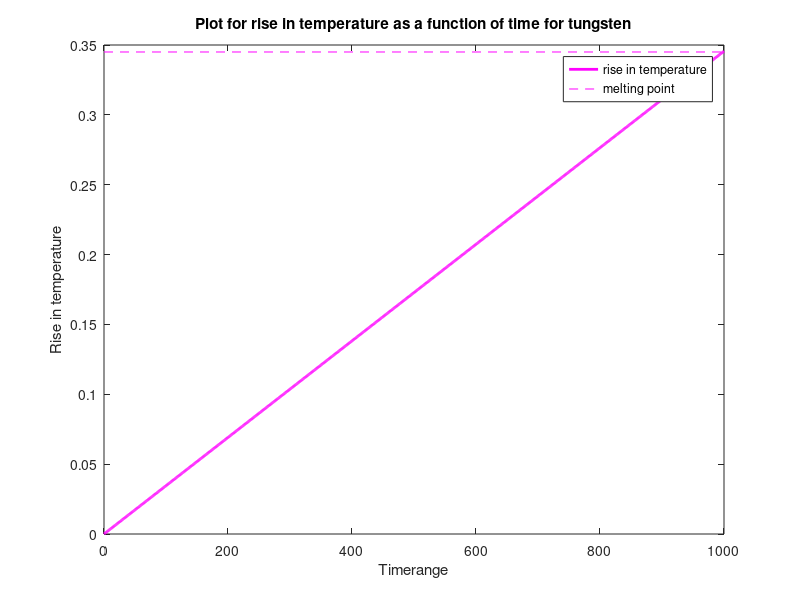
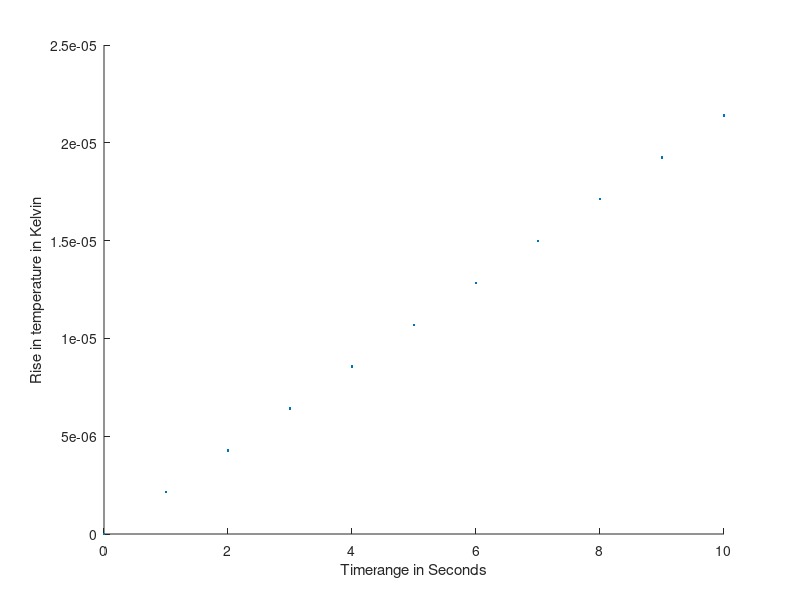

The MATLAB source for these figures, in order:
% This MATLAB script builds a simple model of current-induced heating. 
% a: Starting with derive a formula for the resistance of a cylinder of radius( R) 
% and length( Z )made of material of conductivity sigma.
% b: A current( I )passing through this cylinder will dissipated power in Joules/second 
% (P = I^2R ). 
% c: combine this with the formula from part a above to derive a formula expressing P 
% in terms of I, R, Z and sigma the specific heat capacity C of a material is defined as the amount of energy required to raise the temperature of 1 kg of the material by one degree. 
% Thus the temperature rise of an object deltaT is related to the amount of heat Q pumped into it by Q=mass*C*deltaT. use this and your answers to a and b above to derive a formula for the rise in temperature as a function of time
% for a cylinder having a current pass through it.
% Then I plotted  this as a graph, using values for a 1mm diameter and 10 mm long cylinder of LiF. Take the specific heat capacity of LiF as 1562 J Kg-1
% Rise in temperature as a function of time
% 27 October 2021
% Written by Najwa


%%%%%%%%%%%%%%%%%%%%%%%%%%%%%%%%%%%%%%%%%%%%%%%%%%%%%
%%%%%%%%%%%%%%%%%%%%%%%%%%%%%%%%%%%%%%%%%%%%%%%%%%%%%

% Dimensions of the cylinder.
% r= radius and z= length of the cylinder in m.
% These dimensions are chosen because they are the same as the dimensions of the pillars.
r=5e-4; z=0.01;          
% Cross-sectional area of cylinder in order to find resistance that depends
% on resistivity, length and area.
A=pi*r^2;

I=0.1;                      % Current in Amps 
t=0:1000                    % Time in Seconds
% Resistivity in ohm.m for lithium fluoride.
roh_liF=10               
% Resistance in Ohm. for LiF.
R_liF=roh_liF* z/A
% Power dissipated in Joules/second. 
P_LiF=I*I*R_liF;
% Mass of LiF in Kg.
m_liF=2.06e-5    
% Specific heat capacity of LiF.
c_liF=1562 % J/(kg K)
% Change in temperature depends on the heat supply by the following formula.  
% Q=m*c*deltaT; 
% And power dissipated is defined as heat supply per unit time; 
% i.e P=Q/t.
% Now rise in temperature as a function of time for a cylinder.
deltaT_LiF=P_LiF*t/(m_liF*c_liF) 
plot(t,deltaT_LiF,'red',"LineWidth",2)
hold on
x1=0; x2=1000;y1=3.95e7; y2=3.95e7;
plot([x1,x2,],[y1,y2],'--', 'color', 'red');
xlabel('Timerange in second ');
ylabel('Rise in temperature in Kelvin')
legend('rise in temperature','melting point');
title('Plot for rise in temperature as a function of time for lithium fluoride');
hold off
% Melting point of LiF =276.9 K % melting point means evaluate how long the
% cylinder takes to melt.
% Now repeating the above calculation for Si
% Resistivity in ohm.m for silicon.
roh_Si=6.40e2 
% Mass on silicon in Kg.
m_Si=1.83e-5
% Specific heat capacity of silicon in J/(kg K)
c_Si=710 ;
% Resistance of silicon in ohm.
R_Si=roh_Si* z/A
% Power dissipated in joule/second for silicon
P_Si=I*I*R_Si;
% Change in temperature depends on the heat supply by the following formula.  
% Q=m*c*deltaT; 
% And power dissipated is defined as heat supply per unit time; 
% i.e P=Q/t.
% Now rise in temperature.
deltaT_Si=P_Si*t/(m_Si*c_Si) 
plot(t,deltaT_Si,'blue',"LineWidth",2)
hold on
x1=0; x2=1000;y1=6.3e9; y2=6.3e9;
plot([x1,x2,],[y1,y2],'--', 'color', 'blue');
xlabel('Timerange');
ylabel('Rise in temperature')
legend('rise in temperature','melting point');
hold off
xlabel('Timerange in second ');
ylabel('Rise in temperature in Kelvin')
title('Plot for rise in temperature as a function of time for silicon');
% Melting point of silicon=279.3 K % melting point means evaluate how long the
% cylinder takes to melt.
% Now repeating the above calculation for copper.
roh_Cu=1.68e-8      % Resistivity in ohm.m for copper.
m_Cu=  7.03e-5      % kg 
c_Cu=385            % J/(kg K)
R_Cu=roh_Cu* z/A
P_Cu=I*I*R_Cu;
% Q=m*c*deltaT; % m= mass and c=specific heat capacity.
% Now rise in temperature.
deltaT_Cu=P_Cu*t/(m_Cu*c_Cu) 
plot(t,deltaT_Cu,'black',"LineWidth",2)
hold on
x1=0; x2=1000;y1=0.079; y2=0.079;
plot([x1,x2,],[y1,y2],'--', 'color', 'black');
xlabel('Timerange in second');
ylabel('Rise in temperature in Kelvin')
legend('rise in temperature','melting point');
hold off
xlabel('Timerange in second ');
ylabel('Rise in temperature in Kelvin')
%title('Plot for rise in temperature as a function of time for copper');

% Melting point of copper=273.08 K % melting point means evaluate how long the
% cylinder takes to melt.
% Now repeating the above calculation for tungsten.
roh_w=5.6e-8        % Resistivity in ohm.m for tungsten.
m_w= 1.54e-4        % kg 
c_w=133.976         % J/(kg K)
R_w=roh_w* z/A
P_w=I*I*R_w;
% Q=m*c*deltaT; % m= mass and c=specific heat capacity.
% Now raise in temperature.
deltaT_w=P_w*t/(m_w*c_w) 
plot(t,deltaT_w,'magenta',"LineWidth",2)
hold on
x1=0; x2=1000;y1=0.345; y2=0.345;
plot([x1,x2,],[y1,y2],'--', 'color', 'magenta');
xlabel('Timerange');
ylabel('Rise in temperature')
legend('rise in temperature','melting point');
title('Plot for rise in temperature as a function of time for lithium fluoride');
hold off
xlabel('Timerange');
ylabel('Rise in temperature')
title('Plot for rise in temperature as a function of time for tungsten');
% Melting point of tungsten =353 K % melting point means evaluate how long the
% cylinder takes to melt.
% Plot all four on same axes for comparison
figure()
plot(t,deltaT_LiF,'red',"LineWidth",2)
hold on
plot(t,deltaT_Si,'blue',"LineWidth",2)
hold on
plot(t,deltaT_Cu,'black',"LineWidth",2)
hold on
plot(t,deltaT_w,'magenta',"LineWidth",2)
hold off
xlabel('Timerange in Seconds');
ylabel('Rise in temperature in K')
title('Plot for rise in temperature (time) for LiF, silicon, copper and tungsten');
legend('red for LiF','blue for Si','black for Cu','green for w')
hold off

%%%%%%%%%%%%%%%%%%%%%%%%%%%%%%%%%%%%%%%%%%%%%%%%%%%%%
% In this part of the MATLAB script we are looking for the
% effect of Current-induced heating of emitters.

% i. Temperature as function of time T(t) for cylindrical pillar of same geometry as micropillars, assuming conductivity constant with temperature
% ii. T(t) for cylindrical pillar assuming conductivity decreases linearly with temperature

% iii. T(t) for cylinder where conductivity increases linearly with time

% 1. Using Conductivity Values for intrinsic, doped Si

% 2. Using Conductivity Values of LiF
%%%%%%%%%%%%%%%%%%%%%%%%%%%%%%%%%%%%%%%%%%%%%%%%%%%%%%%

clc
clear
% Dimensions of the cylinder.
% r= radius and z= length of the cylinder in m.
% These dimensions are chosen because they are the same as the dimensions of the pillars.
r=5e-4; z=0.01;          
% Cross-sectional area of cylinder in order to find resistance that depends
% on resistivity,length and area.
A=pi*r^2;

I=0.1;                      % Current in Amps 
T0=0                       %initial temperature in K
t=0:10                    % Time in Seconds
% Resistivity in ohm.m for lithium fluoride.
roh_liF=10               
% Resistance in Ohm. for LiF.
R0_liF=roh_liF* z/A
R1_liF=R0_liF*15e-3; %Random value when i have tried to plot this i found that
% with increasing value  of R1 the temperature rise curve fall down.
% Mass of LiF in Kg.
m_liF=2.06e-5;   
% Specific heat capacity of LiF.
c_liF=1562 % J/(kg K)
% Change in temperature depends on the heat supply by the following formula.  
% Q=m*c*deltaT; 
% And power dissipated is defined as heat supply per unit time; 
% i.e P=Q/t.
% Now rise in temperature as a function of time for a cylinder.
T_LiF=T0*exp(I^2*R1_liF*t)  +  I^2*R0_liF*t
scatter(t,T_LiF,'.red',"LineWidth",2)
xlabel('Timerange in Seconds');
ylabel('Rise in temperature in Kelvin')
% title('Plot for rise in temperature as a function of time for lithium fluoride');
% In case of LiF, rise in temperature increases directly with decreasing
% conductivity.


%%%%%%%%%%%%%%%%%%%%%%%%%%%%%%%%%%%%%%%%%%%%%%%%%%%%

% Now repeating the above calculation for Si
% Resistivity in ohm.m for silicon.
roh_Si=6.40e2 
% Mass on silicon in Kg.
m_Si=1.83e-5
% Specific heat capacity of silicon in J/(kg K)
c_Si=710 ;
% Resistance of silicon in ohm.
R0_Si=roh_Si* z/A;
R1_Si=2;
% Change in temperature depends on the heat supply by the following formula.  
% Q=m*c*deltaT; 
% And power dissipated is defined as heat supply per unit time; 
% i.e P=Q/t.
% Now rise in temperature.
T_Si=T0*exp(I^2*R1_Si*t)  +  I^2*R0_Si*t
scatter(t,T_Si,'.blue',"LineWidth",2)
xlabel('Timerange in Seconds');
ylabel('Rise in temperature in Kelvin')
%title('Plot for rise in temperature as a function of time for silicon');
% In case of pure semiconductor like silicon, rise in temperature decrease exponentially with
% decreasing  conductivity. 

%%%%%%%%%%%%%%%%%%%%%%%%%%%%%%%%%%%%%%%%%%%%%%%%%%%%%%%%%%

% Now repeating the above calculation for copper.
roh_Cu=1.68e-8      % Resistivity in ohm.m for copper.
m_Cu=  7.03e-5      % kg 
c_Cu=385            % J/(kg K)
R0_Cu=roh_Cu* z/A;
R1_Cu=R0_Cu*15e-3;

% Q=m*c*deltaT; % m= mass and c=specific heat capacity.
% Now rise in temperature.
T_Cu=T0*exp(I^2*R1_Cu*t)  +  I^2*R0_Cu*t
scatter(t,T_Cu,'.black',"LineWidth",2)
xlabel('Timerange in Seconds');
ylabel('Rise in temperature in Kelvin')
%title('Plot for rise in temperature as a function of time for copper');
% In case of metal rise in temperature increases linearly with increasing
% conductivity. 
%%%%%%%%%%%%%%%%%%%%%%%%%%%%%%%%%%%%%%%%%%%%%%%%%%%%